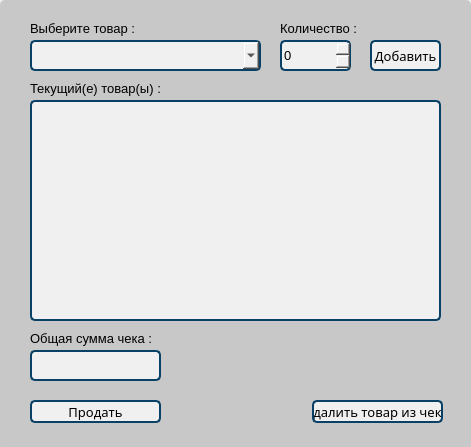
<?xml version="1.0" encoding="UTF-8"?>
<ui version="4.0">
 <class>Form</class>
 <widget class="QWidget" name="Form">
  <property name="geometry">
   <rect>
    <x>0</x>
    <y>0</y>
    <width>471</width>
    <height>447</height>
   </rect>
  </property>
  <property name="windowTitle">
   <string>Form</string>
  </property>
  <widget class="QLabel" name="label">
   <property name="geometry">
    <rect>
     <x>0</x>
     <y>0</y>
     <width>471</width>
     <height>451</height>
    </rect>
   </property>
   <property name="styleSheet">
    <string notr="true">QLabel{
color: black;
                       background-color:rgb(200, 200, 200);   
border-radius:5px;                     /* &lt;----  20px  */ 
}

</string>
   </property>
   <property name="text">
    <string/>
   </property>
  </widget>
  <widget class="QLabel" name="label_4">
   <property name="geometry">
    <rect>
     <x>30</x>
     <y>20</y>
     <width>141</width>
     <height>16</height>
    </rect>
   </property>
   <property name="font">
    <font>
     <pointsize>10</pointsize>
    </font>
   </property>
   <property name="text">
    <string>Выберите товар :</string>
   </property>
  </widget>
  <widget class="QComboBox" name="comboBox">
   <property name="geometry">
    <rect>
     <x>30</x>
     <y>40</y>
     <width>231</width>
     <height>31</height>
    </rect>
   </property>
   <property name="font">
    <font>
     <pointsize>10</pointsize>
    </font>
   </property>
   <property name="styleSheet">
    <string notr="true">
color: black;
                       background-color:rgb(240,240,240);   
border-radius: 5px;                    
border: 2px solid #094065;
</string>
   </property>
  </widget>
  <widget class="QTableView" name="tableView">
   <property name="geometry">
    <rect>
     <x>30</x>
     <y>100</y>
     <width>411</width>
     <height>221</height>
    </rect>
   </property>
   <property name="styleSheet">
    <string notr="true">color: black;
                       background-color:rgb(240,240,240);   
border-radius: 5px;                    
border: 2px solid #094065;</string>
   </property>
  </widget>
  <widget class="QLabel" name="label_5">
   <property name="geometry">
    <rect>
     <x>30</x>
     <y>80</y>
     <width>141</width>
     <height>16</height>
    </rect>
   </property>
   <property name="font">
    <font>
     <pointsize>10</pointsize>
    </font>
   </property>
   <property name="text">
    <string>Текущий(е) товар(ы) :</string>
   </property>
  </widget>
  <widget class="QLabel" name="label_6">
   <property name="geometry">
    <rect>
     <x>30</x>
     <y>330</y>
     <width>141</width>
     <height>16</height>
    </rect>
   </property>
   <property name="font">
    <font>
     <pointsize>10</pointsize>
    </font>
   </property>
   <property name="text">
    <string>Общая сумма чека :</string>
   </property>
  </widget>
  <widget class="QLineEdit" name="lineEdit_2">
   <property name="geometry">
    <rect>
     <x>30</x>
     <y>350</y>
     <width>131</width>
     <height>31</height>
    </rect>
   </property>
   <property name="font">
    <font>
     <family>Bahnschrift Condensed</family>
     <pointsize>10</pointsize>
    </font>
   </property>
   <property name="styleSheet">
    <string notr="true">
QLineEdit {
color: black;
                       background-color:rgb(240,240,240);   
border-radius: 5px;                    
border: 2px solid #094065;
}
</string>
   </property>
   <property name="text">
    <string/>
   </property>
   <property name="frame">
    <bool>true</bool>
   </property>
   <property name="echoMode">
    <enum>QLineEdit::Normal</enum>
   </property>
   <property name="dragEnabled">
    <bool>false</bool>
   </property>
   <property name="readOnly">
    <bool>false</bool>
   </property>
   <property name="placeholderText">
    <string/>
   </property>
  </widget>
  <widget class="QPushButton" name="pushButton">
   <property name="geometry">
    <rect>
     <x>30</x>
     <y>400</y>
     <width>131</width>
     <height>23</height>
    </rect>
   </property>
   <property name="font">
    <font>
     <family>Bahnschrift Condensed</family>
     <pointsize>10</pointsize>
     <weight>50</weight>
     <bold>false</bold>
    </font>
   </property>
   <property name="styleSheet">
    <string notr="true">QPushButton{color: black;
                       background-color:rgb(240,240,240);   
border-radius: 5px;                     /* &lt;----  20px  */ 
border: 2px solid #094065;
                                      
}
QPushButton:hover {
 background:rgb(202, 219, 255);
transition: 1s;
}
</string>
   </property>
   <property name="text">
    <string>Продать</string>
   </property>
   <property name="icon">
    <iconset>
     <normaloff>../icons/point_of_sale_FILL0_wght400_GRAD0_opsz48.svg</normaloff>../icons/point_of_sale_FILL0_wght400_GRAD0_opsz48.svg</iconset>
   </property>
  </widget>
  <widget class="QLabel" name="label_7">
   <property name="geometry">
    <rect>
     <x>280</x>
     <y>20</y>
     <width>141</width>
     <height>16</height>
    </rect>
   </property>
   <property name="font">
    <font>
     <pointsize>10</pointsize>
    </font>
   </property>
   <property name="text">
    <string>Количество :</string>
   </property>
  </widget>
  <widget class="QSpinBox" name="spinBox">
   <property name="geometry">
    <rect>
     <x>280</x>
     <y>40</y>
     <width>71</width>
     <height>31</height>
    </rect>
   </property>
   <property name="font">
    <font>
     <pointsize>10</pointsize>
    </font>
   </property>
   <property name="styleSheet">
    <string notr="true">
color: black;
                       background-color:rgb(240,240,240);   
border-radius: 5px;                    
border: 2px solid #094065;
</string>
   </property>
  </widget>
  <widget class="QPushButton" name="pushButton_3">
   <property name="geometry">
    <rect>
     <x>312</x>
     <y>400</y>
     <width>131</width>
     <height>23</height>
    </rect>
   </property>
   <property name="font">
    <font>
     <family>Bahnschrift Condensed</family>
     <pointsize>10</pointsize>
     <weight>50</weight>
     <bold>false</bold>
    </font>
   </property>
   <property name="styleSheet">
    <string notr="true">QPushButton{color: black;
                       background-color:rgb(240,240,240);   
border-radius: 5px;                     /* &lt;----  20px  */ 
border: 2px solid #094065;
                                      
}
QPushButton:hover {
 background:rgb(202, 219, 255);
transition: 1s;
}
</string>
   </property>
   <property name="text">
    <string>Удалить товар из чека</string>
   </property>
   <property name="icon">
    <iconset>
     <normaloff>../icons/delete_FILL0_wght400_GRAD0_opsz48.svg</normaloff>../icons/delete_FILL0_wght400_GRAD0_opsz48.svg</iconset>
   </property>
  </widget>
  <widget class="QPushButton" name="pushButton_2">
   <property name="geometry">
    <rect>
     <x>370</x>
     <y>40</y>
     <width>71</width>
     <height>31</height>
    </rect>
   </property>
   <property name="font">
    <font>
     <family>Bahnschrift Condensed</family>
     <pointsize>10</pointsize>
     <weight>50</weight>
     <bold>false</bold>
    </font>
   </property>
   <property name="styleSheet">
    <string notr="true">QPushButton{color: black;
                       background-color:rgb(240,240,240);   
border-radius: 5px;                     /* &lt;----  20px  */ 
border: 2px solid #094065;
                                      
}
QPushButton:hover {
 background:rgb(202, 219, 255);
transition: 1s;
}
</string>
   </property>
   <property name="text">
    <string>Добавить</string>
   </property>
   <property name="icon">
    <iconset>
     <normaloff>../icons/add_FILL0_wght400_GRAD0_opsz48.svg</normaloff>../icons/add_FILL0_wght400_GRAD0_opsz48.svg</iconset>
   </property>
   <property name="iconSize">
    <size>
     <width>16</width>
     <height>16</height>
    </size>
   </property>
  </widget>
 </widget>
 <resources/>
 <connections/>
</ui>
